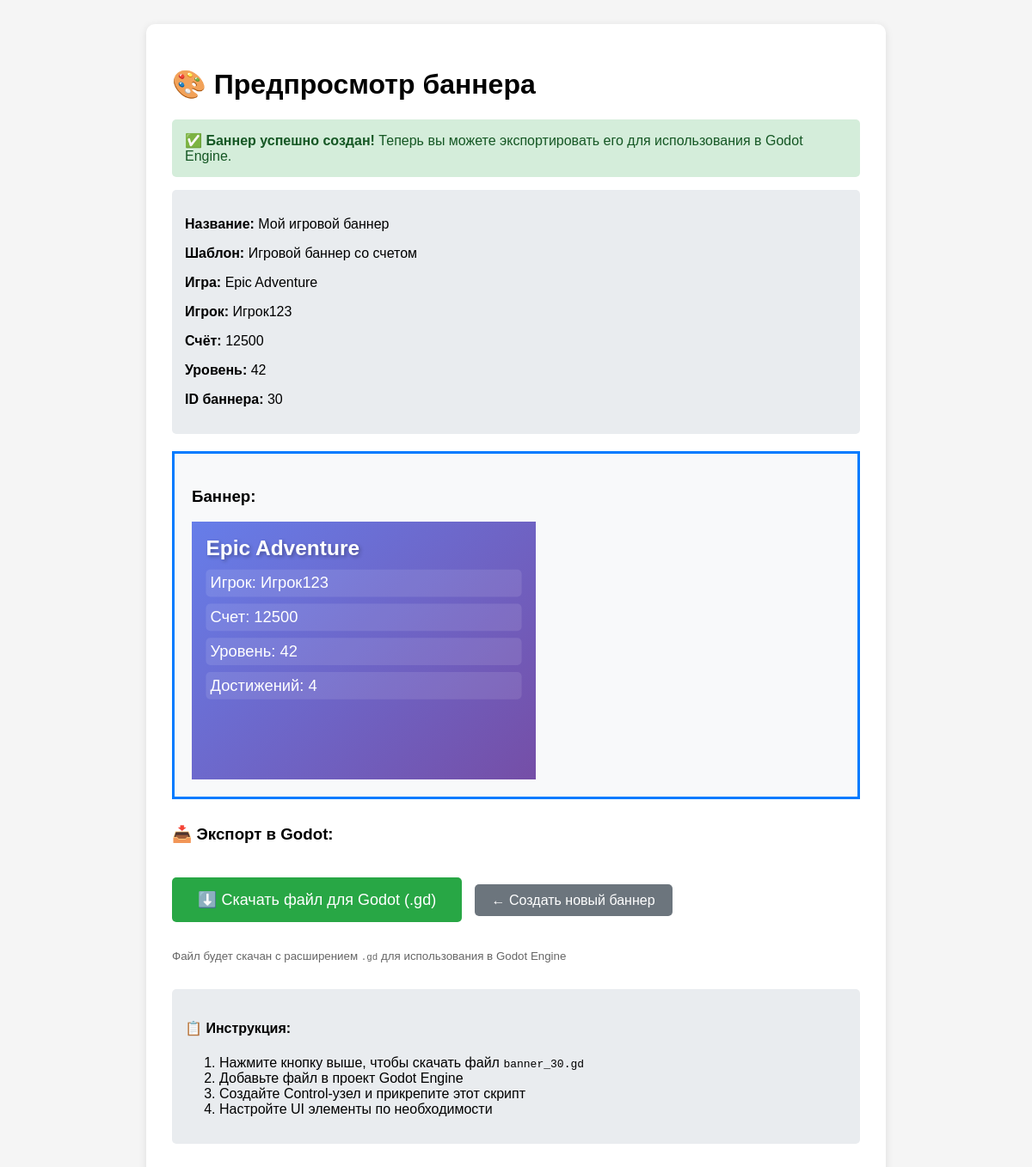
Page /banner/preview/30/ on the committed database.
### bannerflow_app/models.py (models this page shows, shortened)
class GeneratedBanner(models.Model):
    name = models.CharField(max_length=100, verbose_name="Название баннера")
    template = models.ForeignKey(BannerTemplate, on_delete=models.CASCADE, verbose_name="Шаблон")
    game_data = models.ForeignKey(GameData, on_delete=models.CASCADE, verbose_name="Данные игры")
    html_content = models.TextField(verbose_name="HTML содержимое")
    godot_export = models.FileField(upload_to='exports/godot/', blank=True, verbose_name="Экспорт для Godot")
    preview_url = models.URLField(blank=True, verbose_name="URL предпросмотра")
    created_at = models.DateTimeField(auto_now_add=True)
    class Meta:
        verbose_name = "Сгенерированный баннер"
        verbose_name_plural = "Сгенерированные баннеры"

class BannerTemplate(models.Model):
    TEMPLATE_TYPES = [
        ('score', 'Баннер со счетом'),
        ('achievement', 'Баннер с достижением'),
        ('level', 'Баннер с уровнем'),
        ('custom', 'Пользовательский шаблон'),
    ]
    name = models.CharField(max_length=100, verbose_name="Название шаблона")
    template_type = models.CharField(max_length=20, choices=TEMPLATE_TYPES, default='custom', verbose_name="Тип шаблона")
    html_template = models.TextField(verbose_name="HTML шаблон", help_text="Используйте {{ переменные }} для подстановки")
    css_styles = models.TextField(verbose_name="CSS стили")
    javascript = models.TextField(verbose_name="JavaScript код", blank=True, help_text="Для интерактивности")
    width = models.IntegerField(default=300, verbose_name="Ширина (px)")
    height = models.IntegerField(default=250, verbose_name="Высота (px)")
    preview_image = models.ImageField(upload_to='templates/previews/', blank=True, verbose_name="Превью")
    created_at = models.DateTimeField(auto_now_add=True)
    class Meta:
        verbose_name = "Шаблон баннера"
        verbose_name_plural = "Шаблоны баннеров"

class GameData(models.Model):
    GAME_TYPES = [
        ('platformer', 'Платформер'),
        ('rpg', 'RPG'),
        ('shooter', 'Шутер'),
        ('strategy', 'Стратегия'),
        ('custom', 'Другая'),
    ]
    game_name = models.CharField(max_length=100, verbose_name="Название игры")
    game_type = models.CharField(max_length=20, choices=GAME_TYPES, default='custom', verbose_name="Тип игры")
    player_name = models.CharField(max_length=100, verbose_name="Имя игрока")
    score = models.IntegerField(default=0, verbose_name="Счет")
    level = models.IntegerField(default=1, verbose_name="Уровень")
    play_time = models.IntegerField(default=0, verbose_name="Время игры (минуты)")
    achievements = models.JSONField(default=list, verbose_name="Достижения")
    data_file = models.FileField(upload_to='game_data/', verbose_name="Файл данных игры", help_text="JSON или CSV файл")
    imported_at = models.DateTimeField(auto_now_add=True)
    class Meta:
        verbose_name = "Данные игры"
        verbose_name_plural = "Данные игр"

### bannerflow_app/views.py (the view)
# urls.py: path('banner/preview/<int:banner_id>/', views.banner_preview, name='banner_preview'),
def banner_preview(request, banner_id):
    try:
        from .models import GeneratedBanner
        banner = GeneratedBanner.objects.get(id=banner_id)
        return render(request, 'bannerflow_app/banner_preview.html', {
            'banner': banner
        })
    except Exception as e:
        return HttpResponse(f'<h1>Ошибка:</h1><p>{str(e)}</p>')

### bannerflow_app/templates/bannerflow_app/banner_preview.html (shortened to what this page needs)
<!DOCTYPE html>
<html>
<head>
    <link rel="stylesheet" href="/static/bannerflow_app/css/style.css">
</head>
<body>
    <div class="container">
        <h1>🎨 Предпросмотр баннера</h1>
        {% if banner %}
        <div class="success-box">
            <strong>✅ Баннер успешно создан!</strong> Теперь вы можете экспортировать его для использования в Godot Engine.
        </div>
        <div class="info-box">
            <p><strong>Название:</strong> {{ banner.name }}</p>
            <p><strong>Шаблон:</strong> {{ banner.template.name }}</p>
            <p><strong>Игра:</strong> {{ banner.game_data.game_name }}</p>
            <p><strong>Игрок:</strong> {{ banner.game_data.player_name }}</p>
            <p><strong>Счёт:</strong> {{ banner.game_data.score }}</p>
            <p><strong>Уровень:</strong> {{ banner.game_data.level }}</p>
            <p><strong>ID баннера:</strong> {{ banner.id }}</p>
        </div>
        <div class="banner-box">
            <h3>Баннер:</h3>
            {{ banner.html_content|safe }}
        </div>
        <div style="margin: 30px 0;">
            <h3>📥 Экспорт в Godot:</h3>
            <a href="/banner/export/{{ banner.id }}/" class="btn-export" id="downloadBtn">
                ⬇️ Скачать файл для Godot (.gd)
            </a>
            <a href="/generator/" class="btn-back">← Создать новый баннер</a>
            <p style="margin-top: 10px; color: #666;">
                <small>Файл будет скачан с расширением <code>.gd</code> для использования в Godot Engine</small>
            </p>
        </div>
        <div class="info-box">
            <h4>📋 Инструкция:</h4>
            <ol>
                <li>Нажмите кнопку выше, чтобы скачать файл <code>banner_{{ banner.id }}.gd</code></li>
                <li>Добавьте файл в проект Godot Engine</li>
                <li>Создайте Control-узел и прикрепите этот скрипт</li>
                <li>Настройте UI элементы по необходимости</li>
            </ol>
        </div>
        {% else %}
        <div class="info-box" style="background: #f8d7da; color: #721c24;">
            <strong>❌ Баннер не найден!</strong>
        </div>
        <a href="/generator/" class="btn-back">Вернуться к генератору</a>
        {% endif %}
    </div>
</body>
</html>

### bannerflow_app/templates/bannerflow_app/banner_preview.html (style rules this page uses)
body { font-family: Arial; padding: 20px; background: #f5f5f5; }
.container { max-width: 800px; margin: 0 auto; background: white; padding: 30px; border-radius: 10px; box-shadow: 0 2px 10px rgba(0,0,0,0.1); }
.banner-box { border: 3px solid #007bff; padding: 20px; margin: 20px 0; background: #f8f9fa; }
.btn-export { background: #28a745; color: white; padding: 15px 30px; text-decoration: none; border-radius: 5px; font-size: 18px; display: inline-block; margin: 20px 0; border: none; }
.btn-back { background: #6c757d; color: white; padding: 10px 20px; text-decoration: none; border-radius: 5px; margin-left: 10px; }
.info-box { background: #e9ecef; padding: 15px; border-radius: 5px; margin: 15px 0; }
.success-box { background: #d4edda; color: #155724; padding: 15px; border-radius: 5px; margin: 15px 0; }

### rows in the picture
GeneratedBanner: name "Мой игровой баннер", template.name "Игровой баннер со счетом", game_data.game_name "Epic Adventure", game_data.player_name "Игрок123", game_data.score "12500", game_data.level "42", id "30", html_content "Epic Adventure Игрок: Игрок123 Счет: 12500 Уровень: 42 Достижений: 4"
